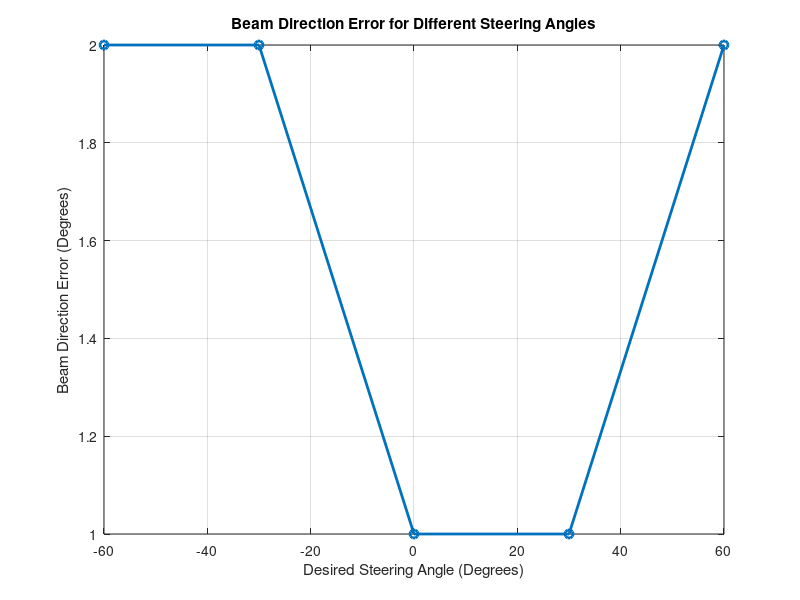

MATLAB code to generate this figure:
clc;
clear;
close all;

desired = [-60 -30 0 30 60];
actual = [-58 -32 1 29 62];

error = abs(desired - actual);

figure
plot(desired, error, 'o-', 'LineWidth', 2)
grid on
xlabel('Desired Steering Angle (Degrees)')
ylabel('Beam Direction Error (Degrees)')
title('Beam Direction Error for Different Steering Angles')
